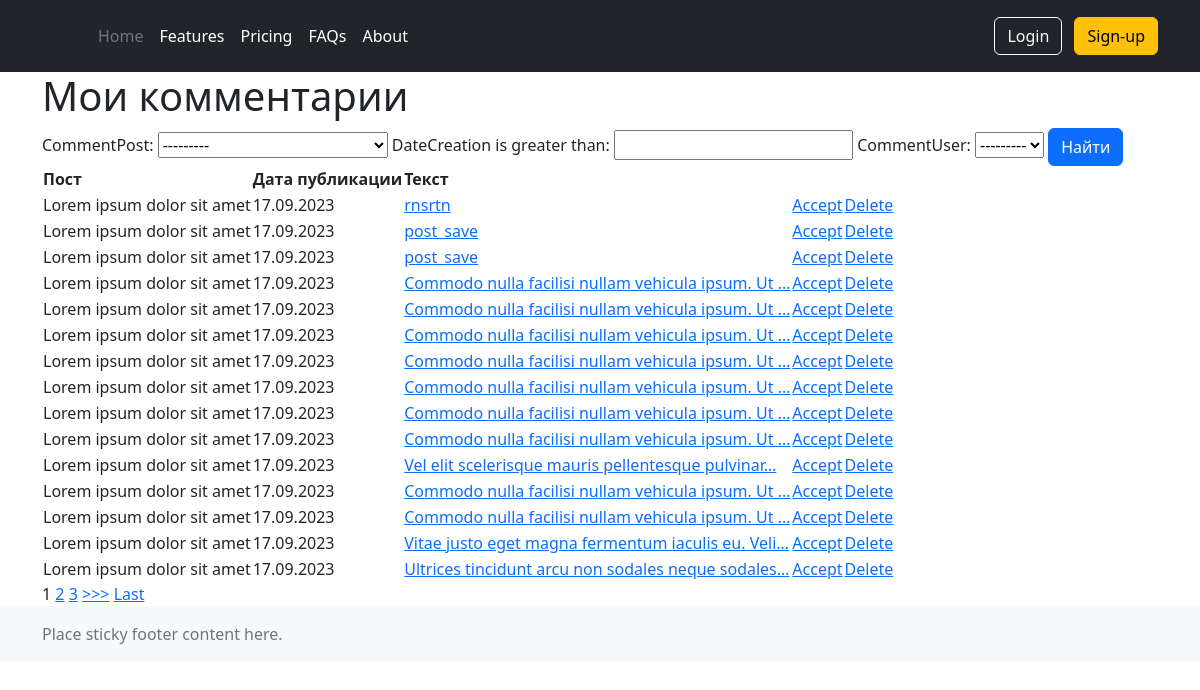
Page /post/comments (signed in) on the committed database.
### board/models.py (models this page shows, shortened)
class Comment(models.Model):
    commentPost = models.ForeignKey(Post, on_delete=models.CASCADE)
    commentUser = models.ForeignKey(User, on_delete=models.CASCADE)
    text = models.TextField()
    dateCreation = models.DateTimeField(auto_now_add=True)
    is_accepted = models.BooleanField(default=False)

class Post(models.Model):
    author = models.ForeignKey(Author, on_delete=models.CASCADE)
    TANKS = 'TA'
    HEALERS = 'HE'
    DAMAGEDEALERS = 'DD'
    MERCHANTS = 'ME'
    GUILDMASTERS = 'GM'
    QUESTGIVERS = 'QG'
    BLACKSMITHS = 'BS'
    TANNERS = 'TS'
    POTIONMASTERS = 'PM'
    SPELLMASTERS = 'SM'
    CATEGORY_CHOICES = (
        (TANKS, 'Танки'),
        (HEALERS, 'Хилы'),
        (DAMAGEDEALERS, 'ДД'),
        (MERCHANTS, 'Торговцы'),
        (GUILDMASTERS, 'Гилдмастеры'),
        (QUESTGIVERS, 'Квестгиверы'),
        (BLACKSMITHS, 'Кузнецы'),
        (TANNERS, 'Кожевники'),
        (POTIONMASTERS, 'Зельевары'),
        (SPELLMASTERS, 'Мастера заклинаний')
    )
    category = models.CharField(max_length=2, choices=CATEGORY_CHOICES, default=TANKS)
    creationDate = models.DateTimeField(auto_now_add=True)
    title = models.CharField(max_length=128)
    text = models.TextField()
    img = models.ImageField(upload_to='images_uploaded', null=True, blank=True)
    video = models.FileField(upload_to='images_uploaded', null=True, blank=True,
                             validators=[FileExtensionValidator(allowed_extensions=['MOV', 'avi', 'mp4', 'webm', 'mkv'])
                                         ])
    def __str__(self):
        return self.title

### board/views.py (the view)
# urls.py: path('post/comments', CommentList.as_view(), name='comments'),
class CommentList(ListView):
    model = Comment
    template_name = 'posts/comments.html'
    context_object_name = 'comments'
    queryset = Comment.objects.order_by('-id')
    ordering = ['-id']
    paginate_by = 5
    def get_queryset(self):
        return Comment.objects.filter(commentPost__author__authorUser=self.request.user).order_by('-id')
    def get_context_data(self, **kwargs):
        context = super().get_context_data(**kwargs)
        context['filter'] = CommentsFilter(self.request.GET, queryset=self.get_queryset())
        return context

### board/templates/posts/comments.html (shortened to what this page needs)
{% extends 'layout/base.html' %}
{% block content %}
<h1>Мои комментарии</h1>
<form method="GET">
   {{ filter.form }}
   <input class="btn btn-primary" type="submit" value="Найти">
</form>
    {% if comments %}
        <table>
            <tr>
                <th scope="col">
                    Пост
                </th>
                <th scope="col">
                    Дата публикации
                </th>
                <th scope="col">
                    Текст
                </th>
            </tr>
        {% for comment in filter.qs %}
               <tr>
                   <td>
                       {{ comment.commentPost.title }}
                  </td>
                   <td>
                       {{ comment.dateCreation|date:'d.m.Y' }}
                   </td>
                   <td>
                       <a href="{% url 'board:comment' comment.id %}">
                            {{ comment.text|truncatechars:50}}
                       </a>
                   </td>
                   <td>
                       <a href="{% url 'board:accept' comment.id %}">
                            Accept
                       </a>
                   </td>
                   <td>
                       <a href="{% url 'board:delete' comment.id %}">
                            Delete
                       </a>
                   </td>
               </tr>
        {% endfor %}
        </table>
    {% include 'posts/parts/paginator.html' %}
    {% else %}
         <h3>Комментариев пока нет</h3>
    {% endif %}
{% endblock content %}

### templates/layout/base.html (shortened to what this page needs)
<!DOCTYPE html>
<html lang="en">
<head>
<link href="https://cdn.jsdelivr.net/npm/bootstrap@5.3.2/dist/css/bootstrap.min.css" rel="stylesheet">
<link rel="stylesheet" href="https://cdnjs.cloudflare.com/ajax/libs/font-awesome/5.15.4/css/all.min.css">
<link rel="stylesheet" href="../../static/css/styles.css">
</head>
<body>
{% include './parts/header.html' %}
<div class="container">
 {% block content %}
 {% endblock content %}
</div>
{% include './parts/footer.html' %}
</body>
</html>

### templates/layout/parts/header.html
<header class="p-3 text-bg-dark">
 <div class="container">
   <div class="d-flex flex-wrap align-items-center justify-content-center justify-content-lg-start">
     <a href="/" class="d-flex align-items-center mb-2 mb-lg-0 text-white text-decoration-none">
       <svg class="bi me-2" width="40" height="32" role="img" aria-label="Bootstrap"><use xlink:href="#bootstrap"/></svg>
     </a>
     <ul class="nav col-12 col-lg-auto me-lg-auto mb-2 justify-content-center mb-md-0">
       <li><a href="#" class="nav-link px-2 text-secondary">Home</a></li>
       <li><a href="#" class="nav-link px-2 text-white">Features</a></li>
       <li><a href="#" class="nav-link px-2 text-white">Pricing</a></li>
       <li><a href="#" class="nav-link px-2 text-white">FAQs</a></li>
       <li><a href="#" class="nav-link px-2 text-white">About</a></li>
     </ul>
     <div class="text-end">
       <button type="button" class="btn btn-outline-light me-2">Login</button>
       <button type="button" class="btn btn-warning">Sign-up</button>
     </div>
   </div>
 </div>
</header>

### board/templates/posts/parts/paginator.html (shortened to what this page needs)
{% if is_paginated %}
   {% for num in page_obj.paginator.page_range %}
       {% if page_obj.number == num %}
           <a>{{ num }}</a>
       {% elif num > page_obj.number|add:'-3' and num < page_obj.number|add:'3' %}
           <a href="?page={{ num }}">{{ num }}</a>
       {% endif %}
   {% endfor %}
   {% if page_obj.has_next %}
       <a href="?page={{ page_obj.next_page_number }}">>>></a>
       <a href="?page={{ page_obj.paginator.num_pages }}">Last</a>
   {% endif %}
{% endif %}

### templates/layout/parts/footer.html
<footer class="footer mt-auto py-3 bg-light">
 <div class="container">
   <span class="text-muted">Place sticky footer content here.</span>
 </div>
</footer>

### rows in the picture
Comment: commentPost "Lorem ipsum dolor sit amet", dateCreation "17.09.2023", text "rnsrtn"
Comment: commentPost "Lorem ipsum dolor sit amet", dateCreation "17.09.2023", text "post_save"
Comment: commentPost "Lorem ipsum dolor sit amet", dateCreation "17.09.2023", text "post_save"
Comment: commentPost "Lorem ipsum dolor sit amet", dateCreation "17.09.2023", text "Commodo nulla facilisi nullam vehicula ipsum. Ut …"
Comment: commentPost "Lorem ipsum dolor sit amet", dateCreation "17.09.2023", text "Commodo nulla facilisi nullam vehicula ipsum. Ut …"
Comment: commentPost "Lorem ipsum dolor sit amet", dateCreation "17.09.2023", text "Commodo nulla facilisi nullam vehicula ipsum. Ut …"
Comment: commentPost "Lorem ipsum dolor sit amet", dateCreation "17.09.2023", text "Commodo nulla facilisi nullam vehicula ipsum. Ut …"
Comment: commentPost "Lorem ipsum dolor sit amet", dateCreation "17.09.2023", text "Commodo nulla facilisi nullam vehicula ipsum. Ut …"
Comment: commentPost "Lorem ipsum dolor sit amet", dateCreation "17.09.2023", text "Commodo nulla facilisi nullam vehicula ipsum. Ut …"
Comment: commentPost "Lorem ipsum dolor sit amet", dateCreation "17.09.2023", text "Commodo nulla facilisi nullam vehicula ipsum. Ut …"
Comment: commentPost "Lorem ipsum dolor sit amet", dateCreation "17.09.2023", text "Vel elit scelerisque mauris pellentesque pulvinar…"
Comment: commentPost "Lorem ipsum dolor sit amet", dateCreation "17.09.2023", text "Commodo nulla facilisi nullam vehicula ipsum. Ut …"
Comment: commentPost "Lorem ipsum dolor sit amet", dateCreation "17.09.2023", text "Commodo nulla facilisi nullam vehicula ipsum. Ut …"
Comment: commentPost "Lorem ipsum dolor sit amet", dateCreation "17.09.2023", text "Vitae justo eget magna fermentum iaculis eu. Veli…"
Comment: commentPost "Lorem ipsum dolor sit amet", dateCreation "17.09.2023", text "Ultrices tincidunt arcu non sodales neque sodales…"

### other values in the picture
{{ num }} "1"
{{ num }} "2" "3"
